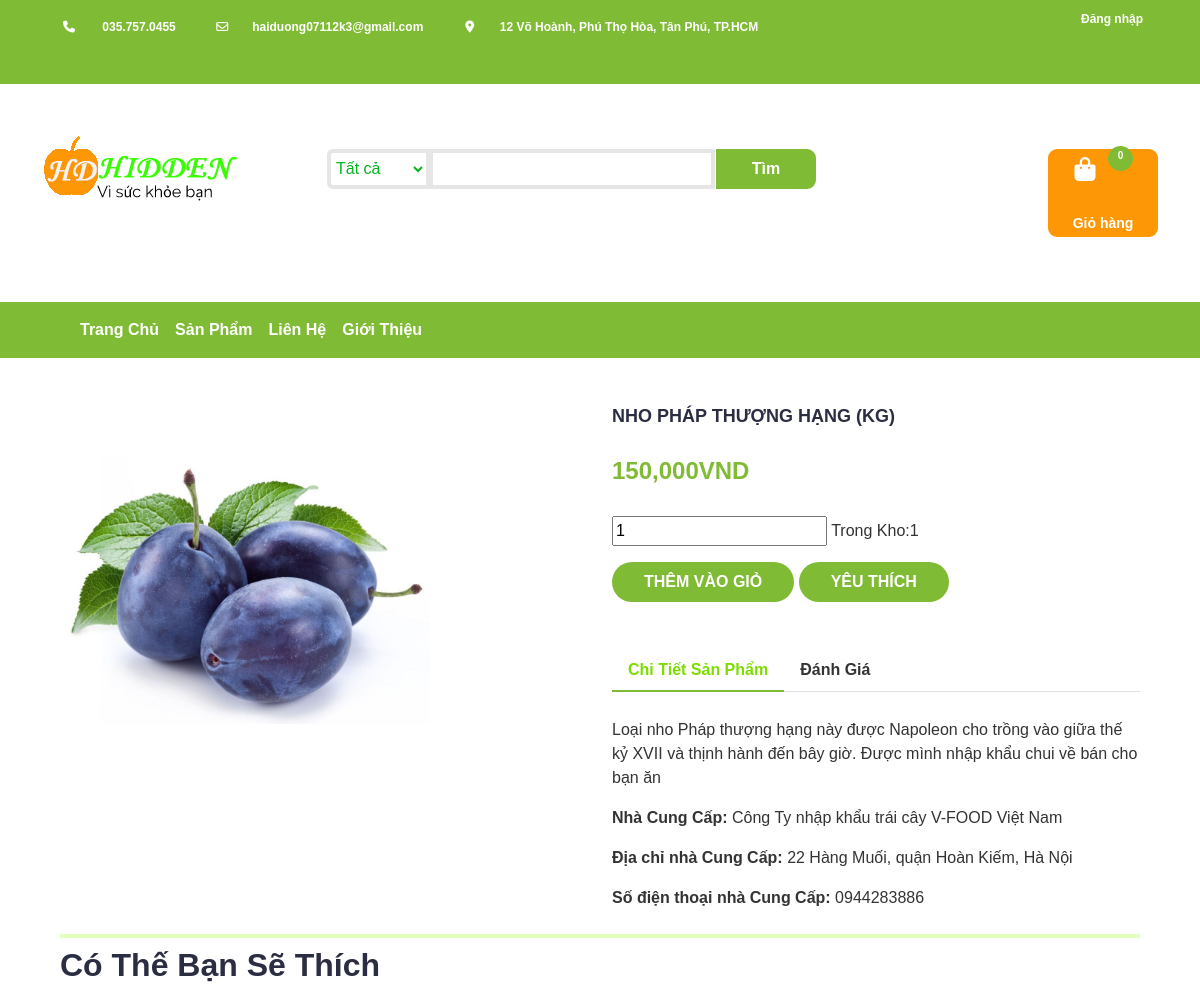
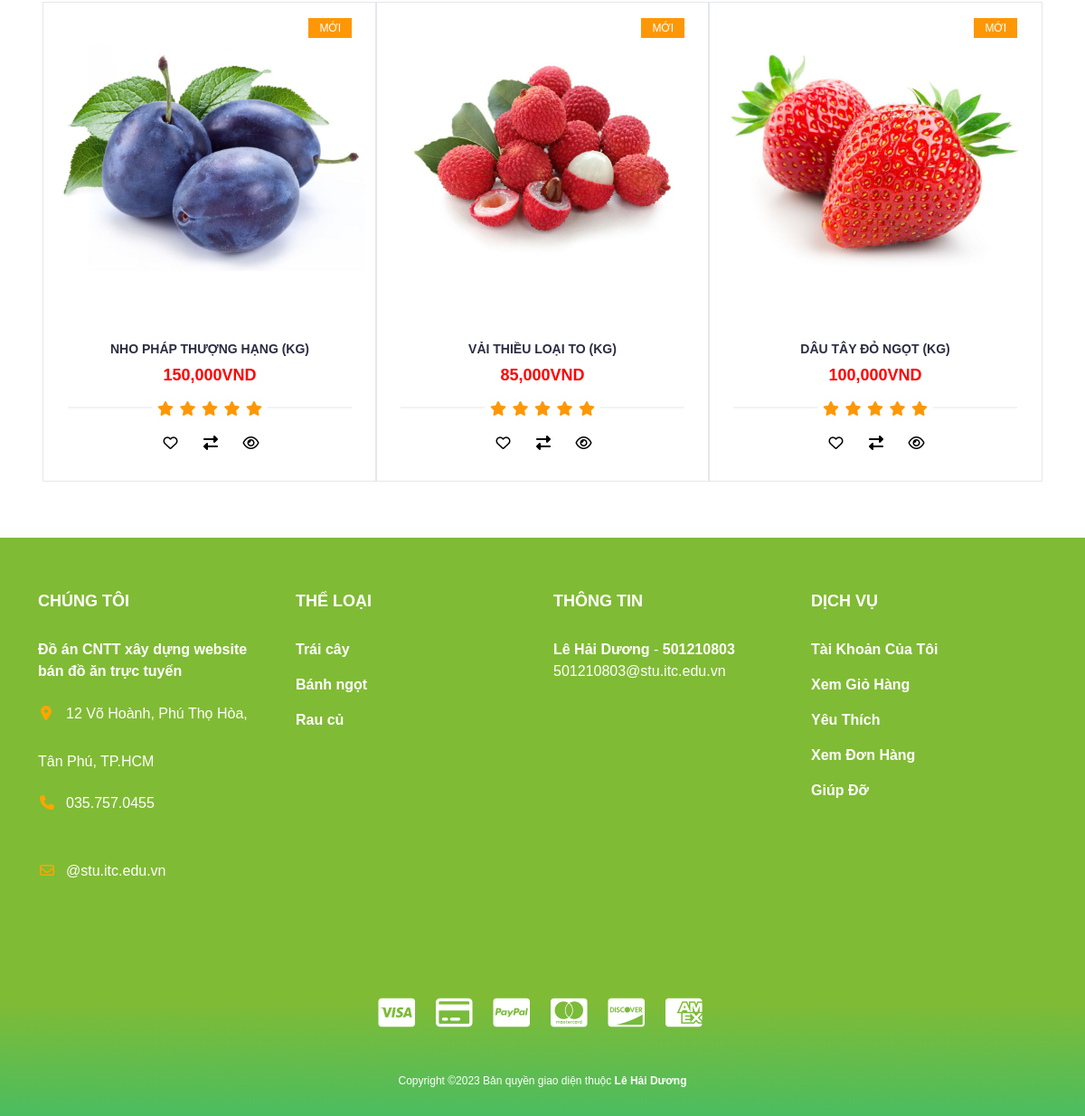
The page /index.php?act=productDetail&id=102&type_id=1 on the database its author committed (2 pictures, top to bottom).
### tables this page shows
CREATE TABLE `products` (
  `id` int(11) NOT NULL,
  `name` varchar(150) NOT NULL,
  `type_id` int(11) NOT NULL,
  `price` int(11) NOT NULL,
  `promotion` float NOT NULL,
  `pro_image` varchar(150) NOT NULL,
  `quantity` int(11) NOT NULL,
  `description` text NOT NULL,
  `sup_id` int(11) NOT NULL,
  `created_at` timestamp NOT NULL DEFAULT current_timestamp()
);

CREATE TABLE `suppliers` (
  `id` int(11) NOT NULL,
  `name` text NOT NULL,
  `address` text NOT NULL,
  `phone` text NOT NULL
);

### Models/connect.php (called while the page is built, shortened)
<?php
class connect
{
    var $db = null;
    public function __construct()
    {
        $dsn = 'mysql:host=localhost;dbname=fruitshop';
        $user = 'root';
        $pass = '';
        try {
            $this->db = new PDO($dsn, $user, $pass, array(PDO::MYSQL_ATTR_INIT_COMMAND => "SET NAMES utf8"));
        } catch (\Throwable $th) {
            echo $th;
        }
    }
    public function get_list($select)
    {
        $result = $this->db->query($select);
        return $result;
    }
    public function get_instance($select)
    {
        $result = $this->db->query($select);
        $result = $result->fetch();
        return $result;
    }
}

### Models/products.php (called while the page is built, shortened)
<?php
class products{
    public function get3NewProductsByTypeID($type_id)
    {
        $db = new connect();
        $select="SELECT * FROM products WHERE $type_id = type_id ORDER BY created_at DESC LIMIT 0,3";
        $result=$db->get_list($select);
        return $result;
    }
    public function getProductById($id)
    {
         $db = new connect();
         $select="SELECT * FROM products WHERE $id = id";
         $result=$db->get_instance($select);
         return $result;
    }
    public function getSupplier($id)
    {
        $db= new connect();
        $select = "select b.id, b.name, b.address, b.phone from products a,suppliers b where a.id = $id and a.sup_id = b.id";
        $result = $db->get_instance($select);
        return $result;
    }
}

### Views/productDetail.php (the view, shortened to what this page needs)
<div class="sectionProductsDetail mt-5">
    <div class="row"><?php
    if (isset($_GET['id'])) :
                            $id = $_GET['id'];
                            $pr = new products();
                            $result = $pr->getProductById($id);
                            $img = $result['pro_image'];
                            $name = $result['name'];
                            $pro_quantity = $result['quantity'];
                            $price = $result['price'];
                            $promotion = $result['promotion'];
                            $description = $result['description'];
                        ?>
            <div class="col-lg-6">
                <div class="product-images">
                    <div class="product-main-img">
                        <img src="./Contents/img/<?php echo $img ?>" alt="" width="70%">
                    </div>
                </div>
            </div>
            <div class="col-lg-6">
                <div class="product-details">
                    <h2 class="product-name"><?php echo $name; ?></h2>
                    <div class="product-price">
                        <?php
                            if ($promotion == 0) {
                                echo "<h4 class='product-price'>" . number_format($price) . "VND</h4>";
                            } else {
                                echo "<h4 class='product-price'>" . number_format($promotion) . "VND <del class='text-dark'>" . number_format($price) . "VND </del></h4>";
                            }
                        ?>
                    </div>
                    <form action="index.php?act=add_cart&id=<?php echo $id ?>" class="cart" method="post">
                        <div class="quantity">
                            <input type="number" size="4" name="quantity" min="1" value=1>
                            <span>Trong Kho:<?php echo $pro_quantity ?> </span>
                        </div>
                        <?php if ($pro_quantity > 0) : ?>
                            <button type="submit" name="submit" class="add-to-cart-btn mt-3 mb-5"><i class="fa fa-shopping-cart" aria-hidden="true"></i> thêm vào giỏ</button>
                        <?php else : ?>
                            <button name="submit" disabled class="btn-out-of-stock">Hết Hàng</button>
                        <?php endif ?>
                        <a href="index.php?act=add_wishlist&id=<?php echo $set['id'] ?>"> <button type="button" name="add_wishlist" class="add-to-cart-btn mt-3 mb-5"><i class="fa fa-heart-o"></i>Yêu Thích</button>
                    </form>
                    <ul class="nav nav-tabs" id="myTab" role="tablist">
                        <li class="nav-item" role="presentation">
                            <button class="nav-link active " id="home-tab" data-bs-toggle="tab" data-bs-target="#home-tab-pane" type="button" role="tab" aria-controls="home-tab-pane" aria-selected="true">Chi Tiết Sản Phẩm</button>
                        </li>
                        <li class="nav-item" role="presentation">
                            <button class="nav-link " id="profile-tab" data-bs-toggle="tab" data-bs-target="#profile-tab-pane" type="button" role="tab" aria-controls="profile-tab-pane" aria-selected="true">Đánh Giá</button>
                        </li>
                    </ul>
                    <div class="tab-content" id="myTabContent">
                        <div class="tab-pane fade show active" id="home-tab-pane" role="tabpanel" aria-labelledby="home-tab" tabindex="0">
                        <?php
                        $pr = new products();
                        $result = $pr->getSupplier($_GET['id'])
                        ?>
                            <p><?php echo $description ?></p>
                            <p><b>Nhà Cung Cấp: </b><?php echo $result['name'] ?></p>
                            <p><b>Địa chỉ nhà Cung Cấp: </b><?php echo $result['address'] ?></p>
                            <p><b>Số điện thoại nhà Cung Cấp: </b><?php echo $result['phone'] ?></p>
                        </div>
                    </div>
                </div>
            </div>
        <?php endif ?>
    </div>
    <hr size="5px" align="center" color=#e6e9ee />
    <div class="col-md-12 mb-5">
        <h2>Có Thế Bạn Sẽ Thích</h2>
        <div class="products-slick row">
            <?php
            if (isset($_GET['type_id'])) :
                $type_id = $_GET['type_id'];
                $pr = new products();
                $result = $pr->get3NewProductsByTypeID($type_id);
                while ($set = $result->fetch()) :
            ?>
                    <div class="product col-lg-4">
                        <div class="product-img">
                            <img style="width=100px" src="./Contents/img/<?php echo $set['pro_image'] ?>" alt="">
                            <div class="product-label">
                                <span class="new">MỚI</span>
                            </div>
                        </div>
                        <div class="product-body">
                            <h3 class="product-name"><?php echo $set['name'] ?></h3>
                            <?php
                            if ($set['promotion'] == 0) {
                                echo "<h4 class='product-price'>" . number_format($set['price']) . "VND</h4>";
                            } else {
                                echo "<h4 class='product-price'>" . number_format($set['promotion']) . "VND <del class='text-dark'>" . number_format($set['price']) . "VND </del></h4>";
                            }
                            ?>
                            <div class="product-rating">
                                <i class="fa fa-star"></i>
                                <i class="fa fa-star"></i>
                                <i class="fa fa-star"></i>
                                <i class="fa fa-star"></i>
                                <i class="fa fa-star"></i>
                            </div>
                            <div class="product-btns">
                                <a href="index.php?act=add_wishlist&id=<?php echo $set['id'] ?>"><button class="add-to-wishlist">
                                        <i class="fa fa-heart-o"></i><span class="tooltipp">add to wishlist</span></button></a>
                                <a href=""><button class="add-to-compare"><i class="fa fa-exchange"></i><span class="tooltipp">add to compare</span></button></a>
                                <a href="index.php?act=productDetail&id=<?php echo $set['id'] ?>&type_id=<?php echo $set['type_id'] ?>"><button class="quick-view"><i class="fa fa-eye"></i><span class="tooltipp">quick view</span></button></a>
                            </div>
                        </div>
                        <a href="index.php?act=add_cart&id=<?php echo $set['id'] ?>">
                            <div class="add-to-cart">
                                <button class="add-to-cart-btn" type="submit" name="add"><i class="fa fa-shopping-cart"></i> THÊM VÀO GIỎ</button>
                            </div>
                        </a>
                    </div>
                <?php endwhile ?>
            <?php endif ?>
        </div>
    </div>
</div>

### Contents/css/style.css (style rules this page uses)
body { font-family: 'Montserrat', sans-serif; font-weight: 400; color: #333; }
body h1, h2, h3, h4, h5, h6 { color: #2B2D42; font-weight: 700; margin: 0 0 10px; }
a { color: #80bb35; font-weight: 700; -webkit-transition: 0.2s color; transition: 0.2s color; text-decoration: none; }
ul, ol { margin: 0; padding: 0; list-style: none }
hr { margin-top: 0.5em; margin-bottom: 0.5em; margin-left: auto; margin-right: auto; border-style: solid; border-width: 2px; border-color: #94ff08; }
.sectionInfoOrderer .sectionProducts, .container-home, .sectionProductsDetail, .sectionContact, .sectionInfoOrderer { width: 90%; margin: auto auto; }
.nav-link { color: #ffffff; }
.nav-tabs { margin-bottom: 5%; }
.nav-tabs .nav-link { font-weight: 600; border: none; color: #333; }
.nav-tabs .nav-link.active { border: none; color: #7ddd00; border-bottom: 2px solid #80bb35; }
.product { position: relative; margin: 15px 0px; -webkit-box-shadow: 0px 0px 0px 0px #E4E7ED, 0px 0px 0px 1px #E4E7ED; box-shadow: 0px 0px 0px 0px #E4E7ED, 0px 0px 0px 1px #E4E7ED; -webkit-transition: 0.2s all; transition: 0.2s all; }
.product .product-img { position: relative; }
.product .product-img>img { width: 100%; }
.product .product-img .product-label { position: absolute; top: 15px; right: 15px; }
.product .product-img .product-label>span { border: 2px solid; padding: 2px 10px; font-size: 12px; }
.product .product-img .product-label>span.new { background-color: #FE9705; border-color: #FE9705; color: #FFF; }
.product .product-body { position: relative; padding: 15px; background-color: #FFF; text-align: center; z-index: 20; }
.product .product-body .product-name { text-transform: uppercase; font-size: 14px; }
.product .product-body .product-price { color: #ff0000; font-size: 18px; }
.product .product-body .product-rating { position: relative; margin: 15px 0px 10px; height: 20px; }
.product .product-body .product-rating>i { position: relative; width: 30px; height: 30px; margin: -5px; background: #fefefe; color: #E4E7ED; z-index: 10; }
.product .product-body .product-rating>i.fa-star { color: #FE9705; }
.product .product-body .product-rating:after { content: ""; position: absolute; top: 50%; left: 0; right: 0; -webkit-transform: translateY(-50%); -ms-transform: translateY(-50%); transform: translateY(-50%); height: 1px; background-color: #E4E7ED; }
.product .product-body .product-btns> a >button { position: relative; width: 40px; height: 40px; line-height: 40px; background: transparent; border: none; -webkit-transition: 0.2s all; transition: 0.2s all; }
.product .product-body .product-btns>a>button>i { position: absolute; left: -6px; right: 5px; top: 5px; }
.product .add-to-cart { position: absolute; left: 1px; right: 1px; bottom: 1px; padding: 15px; text-align: center; -webkit-transform: translateY(0%); -ms-transform: translateY(0%); transform: translateY(0%); -webkit-transition: 0.2s all; transition: 0.2s all; z-index: 2; }
.product .add-to-cart .add-to-cart-btn,.add-to-cart-btn { position: relative; border: 2px solid transparent; height: 40px; padding: 0 30px; background-color: #80bb35; color: #FFF; text-transform: uppercase; font-weight: 700; border-radius: 40px; -webkit-transition: 0.2s all; transition: 0.2s all; }
.product-details .product-name { text-transform: uppercase; font-size: 18px; }
.product-details .product-price { display: inline-block; font-size: 24px; margin-top: 10px; margin-bottom: 15px; color: #80bb35; text-decoration: none; }
.fa { width: 50px; height: 50px; padding-top: 2%; border-radius: 50%; text-align: center; text-decoration: none; margin: 5px 2px; }

### rows shown on the page
products: pro_image (picture), name "NHO PHÁP THƯỢNG HẠNG (KG)", price "150,000", quantity "1", description "Loại nho Pháp thượng hạng này được Napoleon cho trồng vào giữa thế kỷ XVII và thịnh hành đến bây giờ. Được mình nhập khẩu chui về bán cho bạn ăn"
suppliers: name "Công Ty nhập khẩu trái cây V-FOOD Việt Nam", address "22 Hàng Muối, quận Hoàn Kiếm, Hà Nội", phone "0944283886"
products: pro_image (picture), name "VẢI THIỀU LOẠI TO (KG)", price "85,000"
products: pro_image (picture), name "DÂU TÂY ĐỎ NGỌT (KG)", price "100,000"

### other values the page prints
$count "0"
